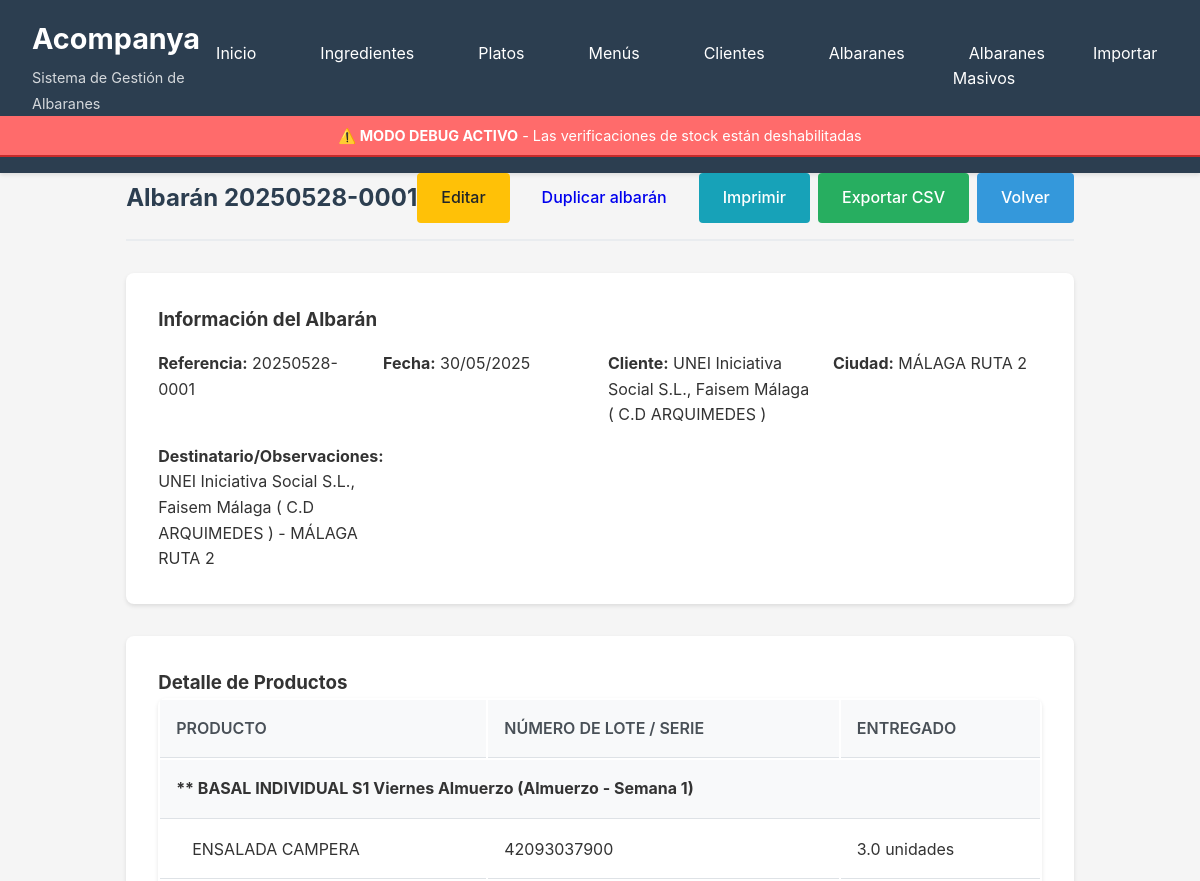
Page /albaranes/ver/1 (upper part) on the earlier database version.
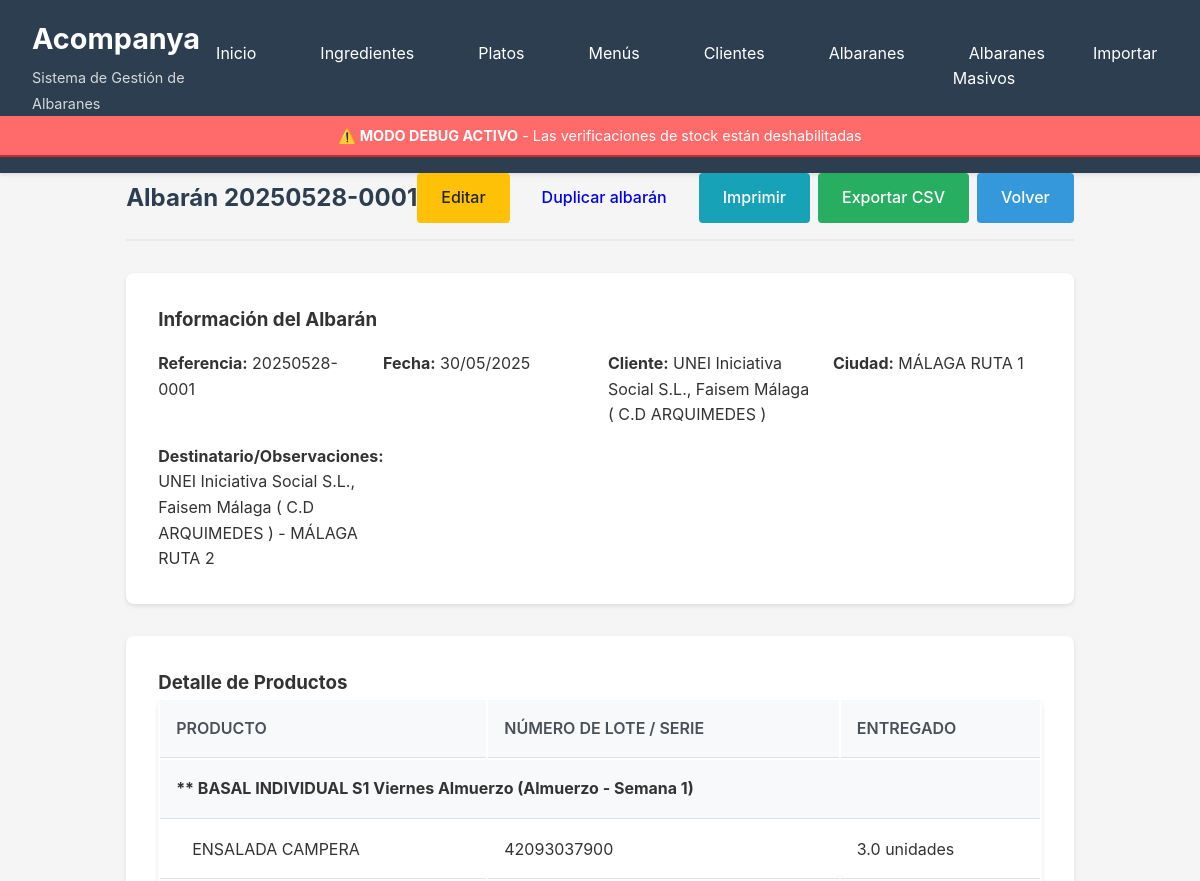
Same page on the later database version.
### database/models.py (models this page shows, shortened)
class Cliente(db.Model):
    __tablename__ = 'clientes'
    id = db.Column(db.Integer, primary_key=True)
    nombre = db.Column(db.String(200), nullable=False, unique=True)
    ciudad = db.Column(db.String(100), nullable=False)
    created_at = db.Column(db.DateTime, default=datetime.utcnow)
    updated_at = db.Column(db.DateTime, default=datetime.utcnow, onupdate=datetime.utcnow)
    albaranes = db.relationship('Albaran', backref='cliente', lazy='dynamic')

### routes/albaranes.py (the view)
@albaranes_bp.route('/ver/<int:id>')
def ver(id):
    albaran = Albaran.query.get_or_404(id)
    detalles_por_menu = defaultdict(list)
    detalles_individuales = []
    for detalle in albaran.detalles:
        if detalle.menu_id:
            detalles_por_menu[detalle.menu].append(detalle)
        else:
            detalles_individuales.append(detalle)
    return render_template('albaranes/ver.html',
                         albaran=albaran,
                         detalles_por_menu=dict(detalles_por_menu),
                         detalles_individuales=detalles_individuales)

### app.py (called while the page is built)
def create_app():
    app = Flask(__name__)
    app.config.from_object(Config)
    init_db(app)
    app.register_blueprint(ingredientes_bp, url_prefix='/ingredientes')
    app.register_blueprint(platos_bp, url_prefix='/platos')
    app.register_blueprint(menus_bp, url_prefix='/menus')
    app.register_blueprint(albaranes_bp, url_prefix='/albaranes')
    app.register_blueprint(importar_bp, url_prefix='/importar')
    app.register_blueprint(clientes_bp, url_prefix='/clientes')
    app.register_blueprint(albaranes_masivos_bp, url_prefix='/albaranes-masivos')
    @app.context_processor
    def inject_config():
        return dict(config=app.config)
    @app.route('/')
    def index():
        return render_template('index.html')
    @app.route('/dashboard')
    def dashboard():
        return render_template('dashboard.html')
    return app

### templates/albaranes/ver.html (shortened to what this page needs)
{% extends "base.html" %}
{% block content %}
<div class="page-header">
    <h2>Albarán {{ albaran.referencia }}</h2>
    <div class="action-group">
        <a href="{{ url_for('albaranes.editar', id=albaran.id) }}" class="btn btn-warning">Editar</a>
        <a href="{{ url_for('albaranes.duplicar', id=albaran.id) }}" class="btn btn-secondary">Duplicar albarán</a>
        <a href="{{ url_for('albaranes.imprimir', id=albaran.id) }}" class="btn btn-info" target="_blank">Imprimir</a>
        <a href="{{ url_for('albaranes.exportar_csv', id=albaran.id) }}" class="btn btn-success">Exportar CSV</a>
        <a href="{{ url_for('albaranes.listar') }}" class="btn btn-primary">Volver</a>
    </div>
</div>
<div class="albaran-header">
    <h3>Información del Albarán</h3>
    <div class="albaran-info">
        <div>
            <strong>Referencia:</strong> {{ albaran.referencia }}
        </div>
        <div>
            <strong>Fecha:</strong> {{ albaran.fecha.strftime('%d/%m/%Y') }}
        </div>
        {% if albaran.cliente %}
        <div>
            <strong>Cliente:</strong> {{ albaran.cliente.nombre }}
        </div>
        <div>
            <strong>Ciudad:</strong> {{ albaran.cliente.ciudad }}
        </div>
        {% endif %}
        <div>
            <strong>Destinatario/Observaciones:</strong> {{ albaran.destinatario or 'No especificado' }}
        </div>
    </div>
</div>
<div class="albaran-section">
    <h3>Detalle de Productos</h3>
    <table class="table">
        <thead>
            <tr>
                <th>PRODUCTO</th>
                <th>NÚMERO DE LOTE / SERIE</th>
                <th>ENTREGADO</th>
            </tr>
        </thead>
        <tbody>
            {% for menu, detalles in detalles_por_menu.items() %}
                <tr class="menu-header">
                    <td colspan="3"><strong>** {{ menu.nombre }} ({{ menu.tipo_comida.value|title }} - Semana {{ menu.numero_semana }})</strong></td>
                </tr>
                {% for detalle in detalles %}
                    <tr>
                        <td style="padding-left: 2rem;">{{ detalle.plato.nombre }}</td>
                        <td>{{ detalle.lote or 'Sin lote' }}</td>
                        <td>{{ detalle.cantidad_entregada }} {{ detalle.unidad }}</td>
                    </tr>
                {% endfor %}
            {% endfor %}
        </tbody>
    </table>
</div>
{% endblock %}

Differences in the rows shown:
changed Cliente "UNEI Iniciativa Social S.L., Faisem Málaga ( C.D ARQUIMEDES )": cliente.ciudad "MÁLAGA RUTA 2" → "MÁLAGA RUTA 1"
